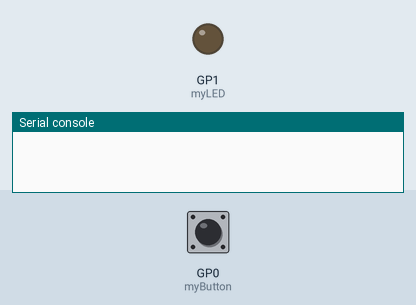
This program was run on a simulated Raspberry Pi Pico running MicroPython. Shown: output pins drawn as LEDs (lit = HIGH), the last lines printed to the serial console. The test bench sets the inputs (shaded band); at power-on: GP0 (myButton) LOW.

Above: at 1.2 s.
1.3 s: GP0 (myButton) pulled HIGH for 0.15 s
At 1.8 s:
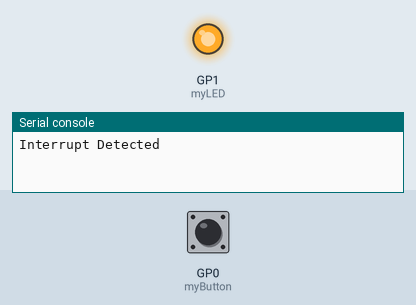
2.9 s: GP0 (myButton) pulled HIGH for 1 s
At 4.2 s:
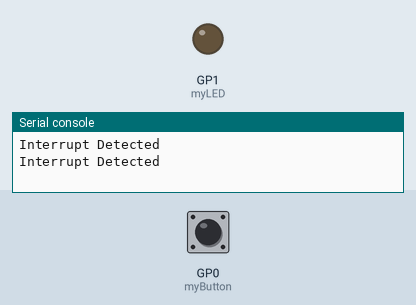
5.4 s: GP0 (myButton) pulled HIGH for 3.2 s
At 6.1 s:
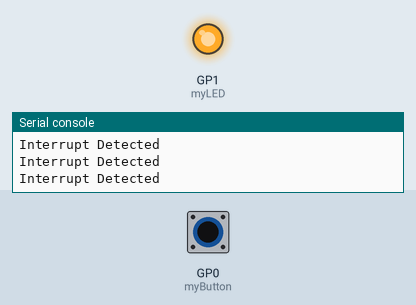
Timing chart, 0 to 8.4 s (numbered marks = the images above; inputs shaded):
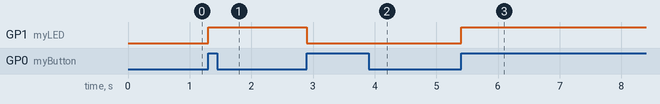

The program:

button_LED_interrupt.py
```python
# Program to turn an LED on and off with a Button (momentary switch)
# using an interrupt and debouncing
# Lori Pfahler
# Feb 2023

# import modules
from machine import Pin
import utime

# setup button and LED pins
myButton = Pin(0, Pin.IN, Pin.PULL_DOWN)
myLED = Pin(1, Pin.OUT)

# variables to track interrupt activation and time for debouncing
interrupt_flag = 0
debounce_time = 0

# interrupt function
def button_handler(myButton):
    global interrupt_flag, debounce_time
    if (utime.ticks_ms()-debounce_time) > 300:
        interrupt_flag = 1
        debounce_time=utime.ticks_ms()

# interrupt request
myButton.irq(trigger=Pin.IRQ_RISING, handler=button_handler)

while True:
    # turn on/off LED when the button is pressed
    if interrupt_flag == 1:
        interrupt_flag = 0
        print("Interrupt Detected")
        myLED.toggle()
```

Measured:
- after the input at 1.3 s, GP1 (myLED): LOW → HIGH at once
- after the input at 2.9 s, GP1 (myLED): HIGH → LOW at once
- after the input at 5.4 s, GP1 (myLED): LOW → HIGH at once
